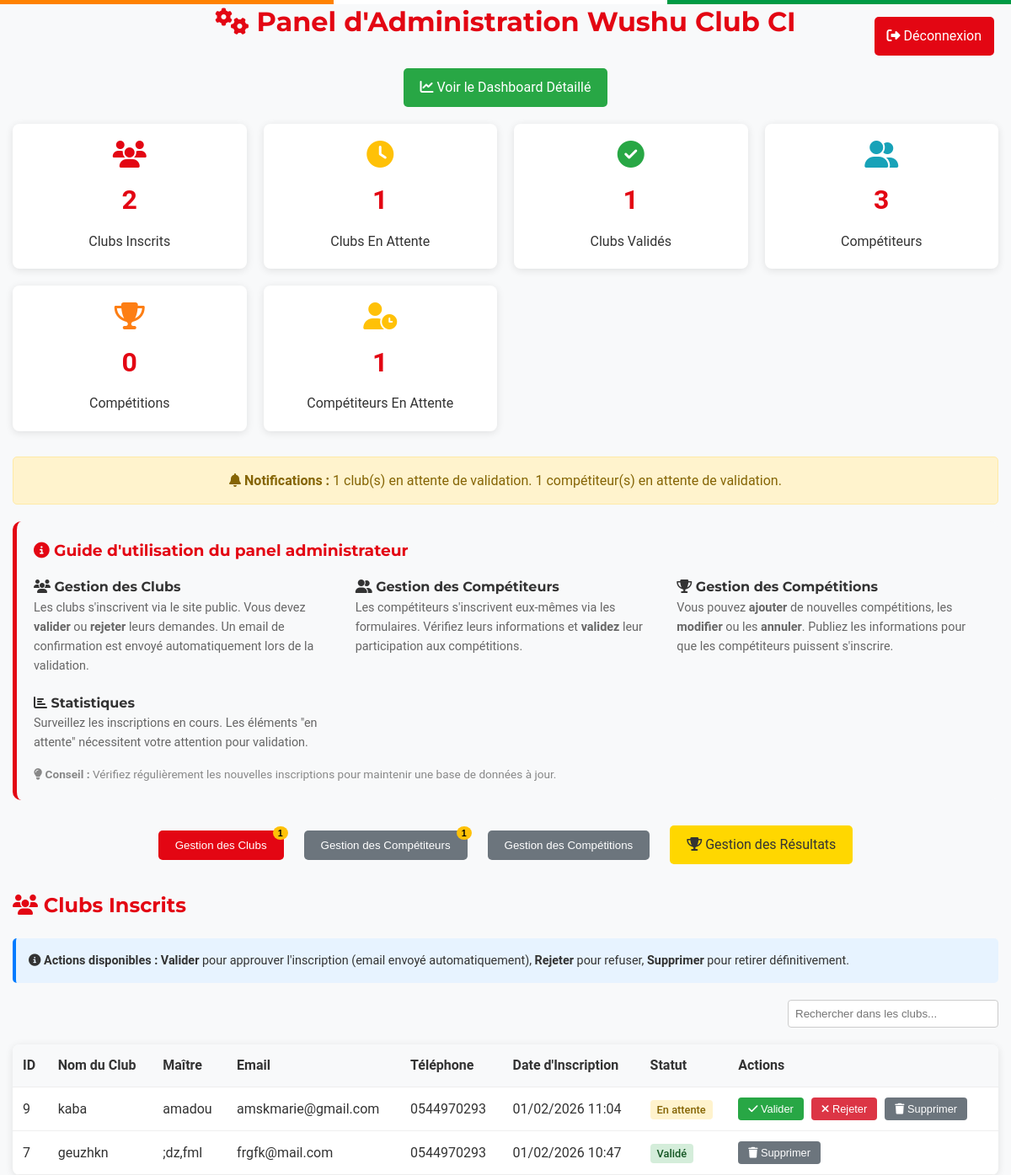
The app's page /admin.php (signed in) with its own data.
### tables this page shows
CREATE TABLE clubs (
        id INTEGER PRIMARY KEY AUTOINCREMENT,
        nom_club TEXT NOT NULL UNIQUE,
        maitre TEXT NOT NULL,
        email TEXT NOT NULL UNIQUE,
        telephone TEXT,
        date_inscription DATETIME DEFAULT CURRENT_TIMESTAMP,
        statut TEXT DEFAULT 'en_attente'
    );

### admin.php (the view, shortened to what this page needs)
<?php
require_once 'functions.php';
$db_file = 'wushuclubci.db';
try {
    $pdo = new PDO("sqlite:$db_file");
    $pdo->setAttribute(PDO::ATTR_ERRMODE, PDO::ERRMODE_EXCEPTION);
} catch (PDOException $e) {
    die("Erreur de base de données : " . $e->getMessage());
}
$logged_in = isset($_SESSION['admin_logged_in']) && $_SESSION['admin_logged_in'] === true;
if ($logged_in) {
    $stats = [];
    $stmt = $pdo->query("SELECT COUNT(*) as total FROM clubs");
    $stats['total_clubs'] = $stmt->fetch()['total'];
    $stmt = $pdo->query("SELECT COUNT(*) as en_attente FROM clubs WHERE statut = 'en_attente'");
    $stats['en_attente'] = $stmt->fetch()['en_attente'];
    $stmt = $pdo->query("SELECT COUNT(*) as valides FROM clubs WHERE statut = 'valide'");
    $stats['valides'] = $stmt->fetch()['valides'];
    $stmt = $pdo->query("SELECT COUNT(*) as total_competiteurs FROM competiteurs");
    $stats['total_competiteurs'] = $stmt->fetch()['total_competiteurs'];
    $stmt = $pdo->query("SELECT COUNT(*) as competiteurs_attente FROM competiteurs WHERE statut = 'en_attente'");
    $stats['competiteurs_attente'] = $stmt->fetch()['competiteurs_attente'];
    $stmt = $pdo->query("SELECT COUNT(*) as total_competitions FROM competitions");
    $stats['total_competitions'] = $stmt->fetch()['total_competitions'];
    $stmt = $pdo->query("SELECT COUNT(*) as competitions_planifiees FROM competitions WHERE statut = 'planifiee'");
    $stats['competitions_planifiees'] = $stmt->fetch()['competitions_planifiees'];
    $stmt = $pdo->query("SELECT * FROM clubs ORDER BY date_inscription DESC");
    $clubs = $stmt->fetchAll(PDO::FETCH_ASSOC);
}
?>
<!DOCTYPE html>
<html lang="fr">
<head>
    <link rel="stylesheet" href="https://cdnjs.cloudflare.com/ajax/libs/font-awesome/6.4.0/css/all.min.css">
    <link rel="stylesheet" href="css/styles.css">
</head>
<body class="ivory-theme">
    <div class="container">
        <?php if (!$logged_in): ?>
            <div class="admin-login">
                <h2 style="text-align: center; color: #e30613; margin-bottom: 30px;">
                    <i class="fas fa-lock"></i> Connexion Administration Wushu Club CI
                </h2>
                <?php if (isset($login_error)): ?>
                    <div style="color: #e74c3c; margin-bottom: 15px; text-align: center;">
                        <?php echo $login_error; ?>
                    </div>
                <?php endif; ?>
                <form method="post" action="<?php echo htmlspecialchars($_SERVER["PHP_SELF"]); ?>">
                    <div style="margin-bottom: 15px;">
                        <label for="username" style="display: block; margin-bottom: 5px; font-weight: 600;">Nom d'utilisateur</label>
                        <input type="text" id="username" name="username" required style="width: 100%; padding: 10px; border: 1px solid #ddd; border-radius: 4px;">
                    </div>
                    <div style="margin-bottom: 20px;">
                        <label for="password" style="display: block; margin-bottom: 5px; font-weight: 600;">Mot de passe</label>
                        <input type="password" id="password" name="password" required style="width: 100%; padding: 10px; border: 1px solid #ddd; border-radius: 4px;">
                    </div>
                    <input type="hidden" name="login" value="1">
                    <button type="submit" style="width: 100%; background: #e30613; color: white; padding: 12px; border: none; border-radius: 4px; cursor: pointer; font-size: 16px;">
                        <i class="fas fa-sign-in-alt"></i> Se connecter
                    </button>
                </form>
                <div style="text-align: center; margin-top: 20px;">
                    <a href="index.html" style="color: #e30613; text-decoration: none;">
                        <i class="fas fa-arrow-left"></i> Retour au site public
                    </a>
                </div>
            </div>
        <?php else: ?>
            <a href="?logout=1" class="logout-btn">
                <i class="fas fa-sign-out-alt"></i> Déconnexion
            </a>
            <h1 style="text-align: center; color: #e30613; margin-bottom: 30px;">
                <i class="fas fa-cogs"></i> Panel d'Administration Wushu Club CI
            </h1>
            <div style="text-align: center; margin-bottom: 20px;">
                <a href="dashboard.php" style="background: #28a745; color: white; padding: 10px 20px; text-decoration: none; border-radius: 5px; display: inline-block;">
                    <i class="fas fa-chart-line"></i> Voir le Dashboard Détaillé
                </a>
            </div>
            <div class="admin-dashboard">
                <div class="stat-card">
                    <i class="fas fa-users" style="font-size: 2em; color: #e30613;"></i>
                    <div class="stat-number"><?php echo $stats['total_clubs']; ?></div>
                    <div>Clubs Inscrits</div>
                </div>
                <div class="stat-card">
                    <i class="fas fa-clock" style="font-size: 2em; color: #ffc107;"></i>
                    <div class="stat-number"><?php echo $stats['en_attente']; ?></div>
                    <div>Clubs En Attente</div>
                </div>
                <div class="stat-card">
                    <i class="fas fa-check-circle" style="font-size: 2em; color: #28a745;"></i>
                    <div class="stat-number"><?php echo $stats['valides']; ?></div>
                    <div>Clubs Validés</div>
                </div>
                <div class="stat-card">
                    <i class="fas fa-user-friends" style="font-size: 2em; color: #17a2b8;"></i>
                    <div class="stat-number"><?php echo $stats['total_competiteurs']; ?></div>
                    <div>Compétiteurs</div>
                </div>
                <div class="stat-card">
                    <i class="fas fa-trophy" style="font-size: 2em; color: #fd7e14;"></i>
                    <div class="stat-number"><?php echo $stats['total_competitions']; ?></div>
                    <div>Compétitions</div>
                </div>
                <div class="stat-card">
                    <i class="fas fa-user-clock" style="font-size: 2em; color: #ffc107;"></i>
                    <div class="stat-number"><?php echo $stats['competiteurs_attente']; ?></div>
                    <div>Compétiteurs En Attente</div>
                </div>
            </div>
            <?php if ($stats['en_attente'] > 0 || $stats['competiteurs_attente'] > 0): ?>
                <div style="background: #fff3cd; color: #856404; padding: 15px; border-radius: 5px; margin-bottom: 20px; border: 1px solid #ffeaa7; text-align: center;">
                    <i class="fas fa-bell"></i> <strong>Notifications :</strong>
                    <?php if ($stats['en_attente'] > 0): ?> <?php echo $stats['en_attente']; ?> club(s) en attente de validation. <?php endif; ?>
                    <?php if ($stats['competiteurs_attente'] > 0): ?> <?php echo $stats['competiteurs_attente']; ?> compétiteur(s) en attente de validation. <?php endif; ?>
                </div>
            <?php endif; ?>
            <div class="help-section" style="background: #f8f9fa; padding: 20px; border-radius: 10px; margin-bottom: 30px; border-left: 5px solid #e30613;">
                <h3 style="color: #e30613; margin-bottom: 15px;"><i class="fas fa-info-circle"></i> Guide d'utilisation du panel administrateur</h3>
                <div style="display: grid; grid-template-columns: repeat(auto-fit, minmax(300px, 1fr)); gap: 20px;">
                    <div>
                        <h4 style="color: #333;"><i class="fas fa-users"></i> Gestion des Clubs</h4>
                        <p style="font-size: 0.9em; color: #666;">Les clubs s'inscrivent via le site public. Vous devez <strong>valider</strong> ou <strong>rejeter</strong> leurs demandes. Un email de confirmation est envoyé automatiquement lors de la validation.</p>
                    </div>
                    <div>
                        <h4 style="color: #333;"><i class="fas fa-user-friends"></i> Gestion des Compétiteurs</h4>
                        <p style="font-size: 0.9em; color: #666;">Les compétiteurs s'inscrivent eux-mêmes via les formulaires. Vérifiez leurs informations et <strong>validez</strong> leur participation aux compétitions.</p>
                    </div>
                    <div>
                        <h4 style="color: #333;"><i class="fas fa-trophy"></i> Gestion des Compétitions</h4>
                        <p style="font-size: 0.9em; color: #666;">Vous pouvez <strong>ajouter</strong> de nouvelles compétitions, les <strong>modifier</strong> ou les <strong>annuler</strong>. Publiez les informations pour que les compétiteurs puissent s'inscrire.</p>
                    </div>
                    <div>
                        <h4 style="color: #333;"><i class="fas fa-chart-bar"></i> Statistiques</h4>
                        <p style="font-size: 0.9em; color: #666;">Surveillez les inscriptions en cours. Les éléments "en attente" nécessitent votre attention pour validation.</p>
                    </div>
                </div>
                <p style="font-size: 0.85em; color: #888; margin-top: 15px;"><i class="fas fa-lightbulb"></i> <strong>Conseil :</strong> Vérifiez régulièrement les nouvelles inscriptions pour maintenir une base de données à jour.</p>
            </div>
            <div class="section-nav" style="margin-bottom: 30px; text-align: center;">
                <button onclick="showSection('clubs')" id="btn-clubs" class="section-btn active" style="background: #e30613; color: white; padding: 10px 20px; border: none; border-radius: 5px; margin: 0 10px; cursor: pointer; position: relative;">
                    Gestion des Clubs
                    <?php if ($stats['en_attente'] > 0): ?>
                        <span style="position: absolute; top: -5px; right: -5px; background: #ffc107; color: #000; border-radius: 50%; padding: 2px 6px; font-size: 0.8em; font-weight: bold;"><?php echo $stats['en_attente']; ?></span>
                    <?php endif; ?>
                </button>
                <button onclick="showSection('competiteurs')" id="btn-competiteurs" class="section-btn" style="background: #6c757d; color: white; padding: 10px 20px; border: none; border-radius: 5px; margin: 0 10px; cursor: pointer; position: relative;">
                    Gestion des Compétiteurs
                    <?php if ($stats['competiteurs_attente'] > 0): ?>
                        <span style="position: absolute; top: -5px; right: -5px; background: #ffc107; color: #000; border-radius: 50%; padding: 2px 6px; font-size: 0.8em; font-weight: bold;"><?php echo $stats['competiteurs_attente']; ?></span>
                    <?php endif; ?>
                </button>
                <button onclick="showSection('competitions')" id="btn-competitions" class="section-btn" style="background: #6c757d; color: white; padding: 10px 20px; border: none; border-radius: 5px; margin: 0 10px; cursor: pointer;">Gestion des Compétitions</button>
                <a href="results.php" class="section-btn" style="background: #ffd700; color: #333; padding: 10px 20px; border: none; border-radius: 5px; margin: 0 10px; text-decoration: none; display: inline-block;"><i class="fas fa-trophy"></i> Gestion des Résultats</a>
            </div>
            <div id="section-clubs" class="admin-section">
                <h2 style="color: #e30613; margin-bottom: 20px;"><i class="fas fa-users"></i> Clubs Inscrits</h2>
                <div style="background: #e7f3ff; padding: 15px; border-radius: 5px; margin-bottom: 20px; border-left: 4px solid #007bff;">
                    <p style="margin: 0; font-size: 0.9em;"><i class="fas fa-info-circle"></i> <strong>Actions disponibles :</strong>
                    <strong>Valider</strong> pour approuver l'inscription (email envoyé automatiquement),
                    <strong>Rejeter</strong> pour refuser,
                    <strong>Supprimer</strong> pour retirer définitivement.</p>
                </div>
                <div style="margin-bottom: 20px; text-align: right;">
                    <input type="text" id="search-clubs" placeholder="Rechercher dans les clubs..." style="padding: 8px; border: 1px solid #ccc; border-radius: 4px; width: 250px;" onkeyup="filterTable('clubs-table', this.value)">
                </div>
                <div class="clubs-table">
                    <table id="clubs-table">
                        <thead>
                            <tr>
                                <th>ID</th>
                                <th>Nom du Club</th>
                                <th>Maître</th>
                                <th>Email</th>
                                <th>Téléphone</th>
                                <th>Date d'Inscription</th>
                                <th>Statut</th>
                                <th>Actions</th>
                            </tr>
                        </thead>
                        <tbody>
                            <?php foreach ($clubs as $club): ?>
                                <tr>
                                    <td><?php echo $club['id']; ?></td>
                                    <td><?php echo htmlspecialchars($club['nom_club']); ?></td>
                                    <td><?php echo htmlspecialchars($club['maitre']); ?></td>
                                    <td><?php echo htmlspecialchars($club['email']); ?></td>
                                    <td><?php echo htmlspecialchars($club['telephone']); ?></td>
                                    <td><?php echo date('d/m/Y H:i', strtotime($club['date_inscription'])); ?></td>
                                    <td>
                                        <span class="status-badge status-<?php echo $club['statut']; ?>">
                                            <?php
                                            if ($club['statut'] == 'en_attente') echo 'En attente';
                                            elseif ($club['statut'] == 'valide') echo 'Validé';
                                            elseif ($club['statut'] == 'rejete') echo 'Rejeté';
                                            ?>
                                        </span>
                                    </td>
                                    <td>
                                        <?php if ($club['statut'] == 'en_attente'): ?>
                                            <form method="post" style="display: inline;">
                                                <button type="submit" name="action" value="valider" class="action-btn btn-valider" onclick="return confirm('Êtes-vous sûr de vouloir valider ce club ? Un email de confirmation sera envoyé.')">
                                                    <i class="fas fa-check"></i> Valider
                                                </button>
                                                <button type="submit" name="action" value="rejeter" class="action-btn btn-rejeter" onclick="return confirm('Êtes-vous sûr de vouloir rejeter ce club ?')">
                                                    <i class="fas fa-times"></i> Rejeter
                                                </button>
                                            </form>
                                        <?php endif; ?>
                                        <form method="post" style="display: inline;">
                                            <button type="submit" name="action" value="supprimer" class="action-btn btn-supprimer" onclick="return confirm('Êtes-vous sûr de vouloir supprimer ce club ?')">
                                                <i class="fas fa-trash"></i> Supprimer
                                            </button>
                                        </form>
                                    </td>
                                </tr>
                            <?php endforeach; ?>
                        </tbody>
                    </table>
                </div>
            </div>
        <?php endif; ?>
    </div>
</body>
</html>

### records on screen
clubs: id "9", nom_club "kaba", maitre "amadou", email "amskmarie@gmail.com", telephone "0544970293", date_inscription "01/02/2026 11:04", statut "En attente"
clubs: id "7", nom_club "geuzhkn", maitre ";dz,fml", email "frgfk@mail.com", telephone "0544970293", date_inscription "01/02/2026 10:47", statut "Validé"

### other values on screen
$stats['total_clubs'] "2"
$stats['en_attente'] "1"
$stats['valides'] "1"
$stats['total_competiteurs'] "3"
$stats['total_competitions'] "0"
$stats['competiteurs_attente'] "1"
